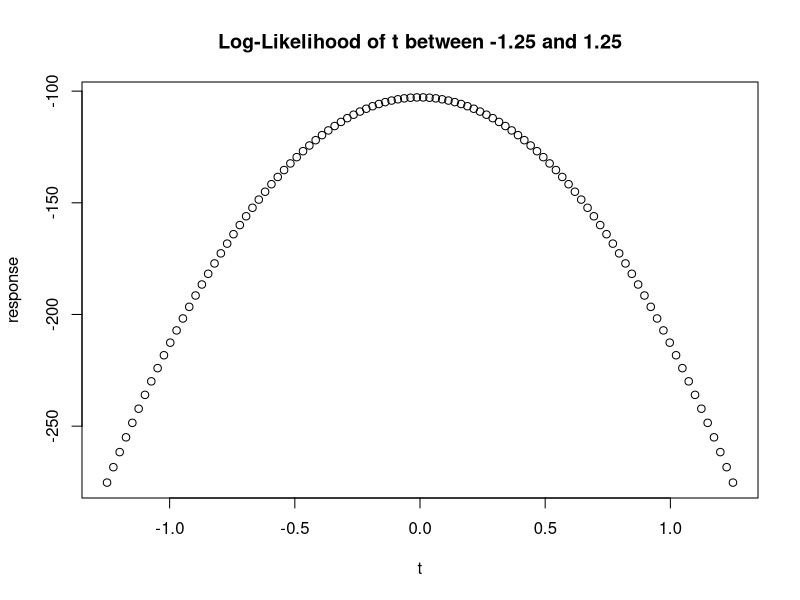
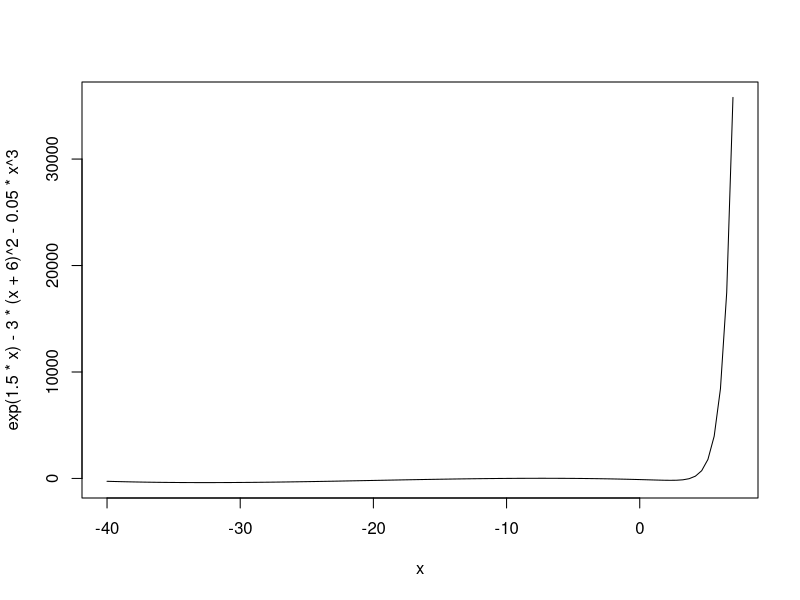

The R script that drew these images, in order:
## ---- chunk 1
    #Set random seed to 43201
    set.seed(43201)

    #Generate a sample of 100 observations with 5 predictors using a normal distribution
    x1 <- rnorm(n = 100, mean = 0, sd = 1)
    x2 <- rnorm(n = 100, mean = 0, sd = 1)
    x3 <- rnorm(n = 100, mean = 0, sd = 1)
    x4 <- rnorm(n = 100, mean = 0, sd = 1)
    x5 <- rnorm(n = 100, mean = 0, sd = 1)

    #Generate a sample of errors for the predictors above
    e <- rnorm(n = 100, mean = 0, sd = 0.7)

    #Create X
    predictors <- data.frame(x1 = x1, x2 = x2, x3 = x3, x4 = x4, x5 = x5)
    X <- cbind(Intercept = 1, as.matrix(predictors))

    #Create beta vector
    beta <- c(3, 1.4, -0.9, 0.7, 0, 1.1)

    #Generate y values and create new dataframe with y
    #y <- 3 + (1.4 * predictors$x1) - (0.9 * predictors$x2) + (0.7 * predictors$x3) + (0 * predictors$x4) + (1.1 * predictors$x5) + e
    y <- (X %*% beta) + e

    data <- predictors
    data <- cbind(data, y = y)

    #Generate least squares regression model
    model <- lm(y ~ x1 + x2 + x3 + x4 + x5, data = data)

    #Find dimensions and rank of X
    dim(X)
    qr(X)$"rank"

    #Calculate the least squares estimate, beta_hat
    beta_hat <- coefficients(model)
    beta_hat
## ---- chunk 2
#Calculate fitted values
##fitted() generates values for the original data
##predicted() generates values for new data
fitted_values <- fitted(model)

#Calculate residual vector r = y - X * beta_hat
residuals <- resid(model)

#Calculate training root mean squared error
training_RMSE <- ((1 / length(fitted_values)) * sum(residuals ^ 2)) ^ (1 / 2)
training_RMSE
## ---- chunk 3
    #Report the largest value in the vector by
    ##1. Calculate X^T * r
    ##2. Apply the absolute value
    ##3. Use the max() function to find the largest value
    largest_value <- max(abs(t(X) %*% residuals))
## ---- chunk 4
    #Perform a partial derivative on the log-likehood with respect to the standard deviation
    ##Solved the partial derivative by hand
    ##log(a * b) = log(a) + log(b)
    ##(logx)' = 1 / x
    dl_dvar <- expression(-(n / (2 * var)) + (1 / (2 * var ^ 2)) * t((y - X %*% beta)) %*% (y - X %*% beta))

    #Calculate the maximum-likelihood estimate by setting the dl_dvar to 0
    ##Solved for var by hand
    n <- 100
    var <- expression((t((y - X %*% beta)) %*% (y - X %*% beta)) / n)
    MLE <- (t((y - X %*% beta_hat)) %*% (y - X %*% beta_hat)) / n
    MLE

    #Calculate the unbiased estimate of the variance
    ##var = RSS / (n - p)
    ##RSS = residual sum of squares, p = # of estimators including intercept
    p <- 6
    unbiased_var <- (t((y - X %*% beta_hat)) %*% (y - X %*% beta_hat)) / (n - p)
    unbiased_var
## ---- chunk 5
e_x2 <- c(0, 0, 1, 0, 0, 0)

#Generate a range of t values from -1.25 to 1.25
t <- seq(from = -1.25, to = 1.25, length.out = 100)

#Create a function to evaluate the log-likelihood function
log_likelihood <- function(t_value){
  beta_hat2 <- beta_hat + t_value * e_x2
  RSS <- (t((y - X %*% beta_hat2)) %*% (y - X %*% beta_hat2))
  response <- -(n / 2) * log(2 * pi * MLE) - (1 / (2* MLE)) * RSS
  }

#Plug in every t value into the function and solve
response_vector <- c()
for (i in t){
  response <- as.vector(log_likelihood(i))
  response_vector <- append(response_vector, response)
}

#Plot over a grid of t values from -1.25 to 1.25
plot(x = t, y = response_vector,
     main = "Log-Likelihood of t between -1.25 and 1.25",
     ylab = "response")
## ---- chunk 6
    curve(exp(1.5 * x) - 3 * (x + 6)^2 - 0.05 * x^3, from = -40, to = 7)
## ---- chunk 7
    #BFGS = Broyden-Fletcher-Goldfarb-Shanno
    ##Set method to BFGS in optim() function

    #Define function and its first derivative
    q3_fcn <- function(x){
      exp(1.5 * x) - 3 * (x + 6)^2 - 0.05 * x^3
      }
    q3_first_derive <- function(x){
      1.5 * exp(1.5 * x) - 6 * (x + 6) - 0.15 * x^2
    }

    #Use BFGS to minimize f(x) twice at x = -15 and x = 0
    optimize_15 <- optim(par = -15, fn = q3_fcn, gr = q3_first_derive, method = "BFGS")
    optimize_0 <- optim(par = 0, fn = q3_fcn, gr = q3_first_derive, method = "BFGS")
## ---- chunk 8
    #Set random seed to 43202
    set.seed(43202)

    #Generate a sample of 100 observations for u
    u <- rnorm(n = 100, mean = 0, sd = 1)

    #Define x6
    x6 <- x1 + (10^-4) * u

    #Create X_plus by adding x6 to existing X
    X_plus <- cbind(X, x6 = x6)

    #Fit y using X
    ##This has been already done in Question 1
    model

    #Fit y using X_plus
    data_plus <- cbind(data, x6 = x6)
    model2 <- lm(y ~ x1 + x2 + x3 + x4 + x5 + x6, data = data_plus)
    model2

    #Condition Number: "a measure of sensitivity of solving a linear system of equations to variations in the input"
    ##"Small condition numbers correspond to little error amplification. Remember, small condition numbers are good!" (https://cs357.cs.illinois.edu/textbook/notes/condition.html)

    #Find the condition number for X and X_plus
    cond_num_X <- kappa(X)
    cond_num_X_plus <- kappa(X_plus)

    #Calculate the training RMSE for X and X_plus
    ##Calculating training RMSE for X has been done in Question 1

    #Calculate residual vector
    residuals2 <- resid(model2)

    #Calculate training root mean squared error
    training_RMSE2 <- ((1 / n) * sum(residuals2 ^ 2)) ^ (1 / 2)
## ---- chunk 9
    #Define y_star
    y_star <- y + (10^-3) * u

    #Add y_star to data
    data_star <- cbind(data_plus, y_star = y_star)

    #Fit y_star using X_plus
    model3 <- lm(y_star ~ x1 + x2 + x3 + x4 + x5 + x6, data = data_star)
    model3

    #Calculate change in coefficients x1 and x6
    change_x1 <- coef(model2)["x1"] - coef(model3)["x1"]
    change_x6 <- coef(model2)["x6"] - coef(model3)["x6"]

    #Calculate root mean squared difference for model of y_star
    residuals3 <- resid(model3)
    training_RMSE3 <- ((1 / n) * sum(residuals3 ^ 2)) ^ (1 / 2)

    #Calculate maximum absolute difference
    ##1. Find the difference between y - y_star
    ##2. Apply the absolute value to the array
    ##3. Find the max value from that array
    max_abs_diff <- max(abs(y - y_star))
